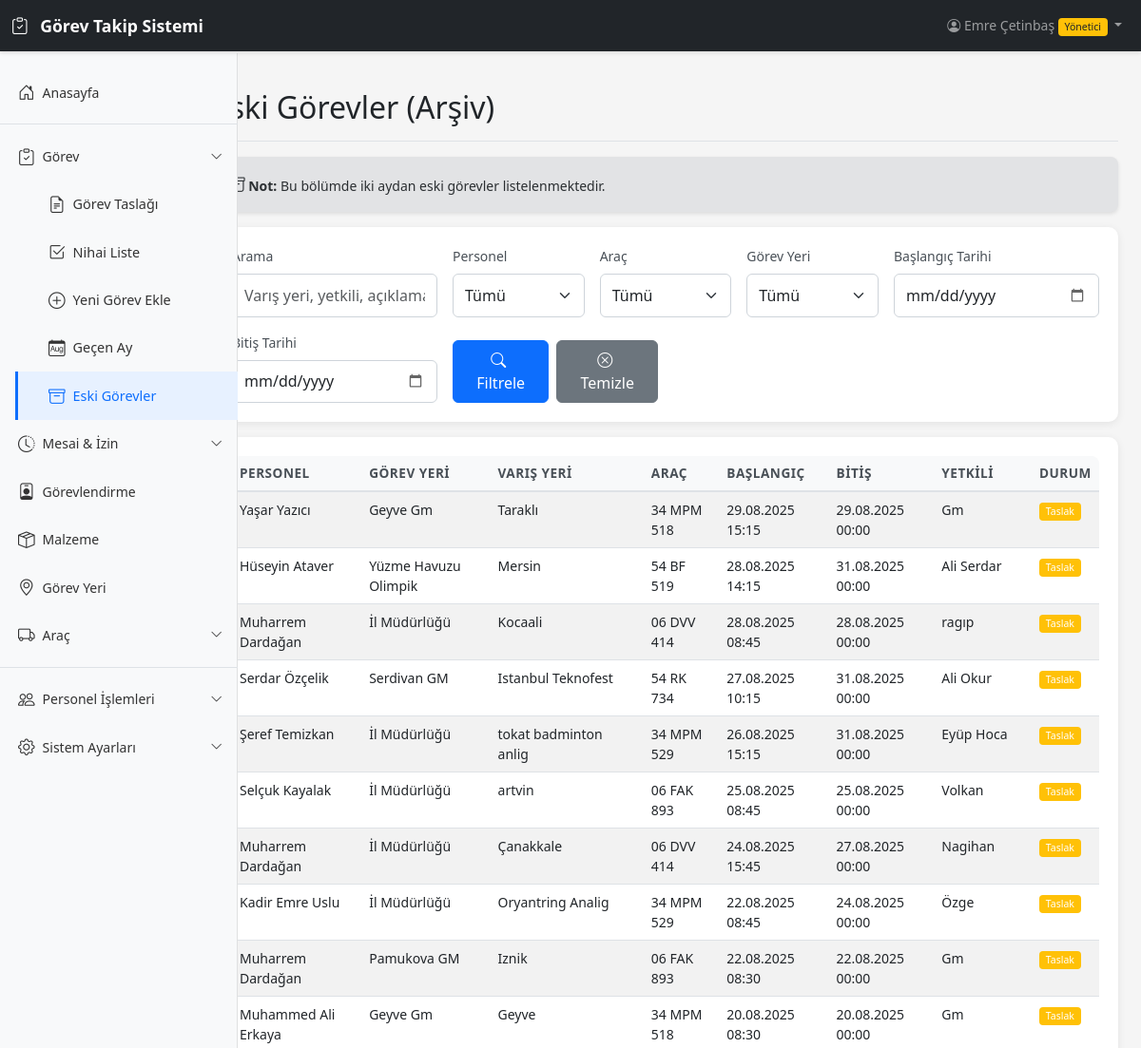
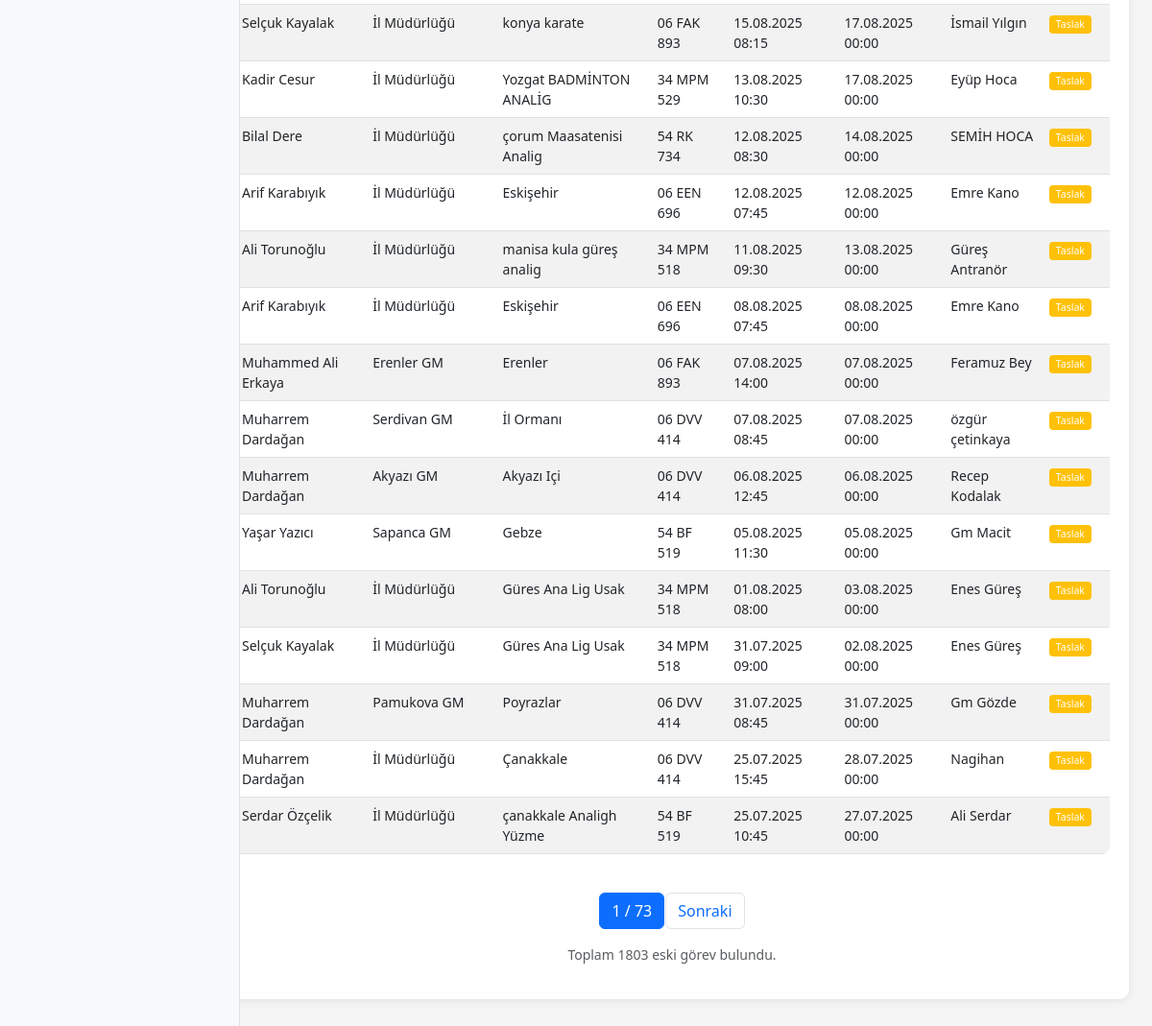
The app's page /gorev/eski/ (signed in) with its own data (2 pictures, top to bottom).
### core/models.py (models this page shows, shortened)
class Personel(AbstractBaseUser, PermissionsMixin):
    id = models.AutoField(primary_key=True)
    adsoyad = models.CharField(max_length=255, verbose_name='Ad Soyad')
    kullaniciadi = models.CharField(max_length=255, unique=True, verbose_name='Kullanıcı Adı')
    email = models.EmailField(blank=True, null=True, verbose_name='E-posta')
    yonetici = models.BooleanField(default=False, verbose_name='Yönetici')
    gg = models.BooleanField(default=False, verbose_name='Gizli Kullanıcı')
    girisizni = models.BooleanField(default=False, verbose_name='Giriş İzni Yok')
    is_active = models.BooleanField(default=True, verbose_name='Aktif')
    is_staff = models.BooleanField(default=False, verbose_name='Personel')
    kalanizin = models.IntegerField(default=0, verbose_name='Kalan İzin (Gün)')
    objects = PersonelManager()
    USERNAME_FIELD = 'kullaniciadi'
    REQUIRED_FIELDS = ['adsoyad']
    class Meta:
        db_table = 'sofor'
        verbose_name = 'Personel'
        verbose_name_plural = 'Personeller'
        indexes = [
            models.Index(fields=['kullaniciadi']),
        ]

class Gorev(models.Model):
    id = models.BigAutoField(primary_key=True)
    sofor = models.ForeignKey(
        Personel,
        on_delete=models.CASCADE,
        db_column='soforid',
        verbose_name='Personel'
    )
    yurt = models.ForeignKey(
        GorevYeri,
        on_delete=models.CASCADE,
        db_column='yurtid',
        verbose_name='Görev Yeri'
    )
    varisyeri = models.CharField(max_length=250, default='Düzenlenecek', verbose_name='Varış Yeri')
    arac = models.ForeignKey(
        Arac,
        on_delete=models.SET_NULL,
        null=True,
        blank=True,
        db_column='aracid',
        verbose_name='Araç'
    )
    bstarih = models.DateTimeField(verbose_name='Başlangıç Tarihi')
    bttarih = models.DateTimeField(null=True, blank=True, verbose_name='Bitiş Tarihi')
    yetkili = models.CharField(max_length=250, verbose_name='Yetkili')
    ilolur = models.CharField(max_length=50, blank=True, null=True, verbose_name='İl Olur')
    aciklama = models.TextField(blank=True, null=True, verbose_name='Açıklama')
    gizle = models.BooleanField(default=False, verbose_name='Gizle')
    durum = models.IntegerField(null=True, blank=True, verbose_name='Durum')
    aktarildi = models.IntegerField(default=0, verbose_name='Aktarıldı')
    class Meta:
        db_table = 'gorev'
        verbose_name = 'Görev'
        verbose_name_plural = 'Görevler'
        indexes = [
            models.Index(fields=['bstarih']),
            models.Index(fields=['bttarih']),
            models.Index(fields=['durum']),
            models.Index(fields=['gizle']),
        ]
        ordering = ['-bstarih']

class GorevYeri(models.Model):
    id = models.BigAutoField(primary_key=True)
    ad = models.CharField(max_length=255, verbose_name='Görev Yeri Adı')
    class Meta:
        db_table = 'yurt'
        verbose_name = 'Görev Yeri'
        verbose_name_plural = 'Görev Yerleri'
        indexes = [
            models.Index(fields=['ad']),
        ]

class Arac(models.Model):
    KATEGORI_CHOICES = [
        ('binek', 'Binek'),
        ('minubus', 'Minibüs'),
        ('otobus', 'Otobüs'),
        ('kamyonet', 'Kamyonet'),
        ('kamyon', 'Kamyon'),
    ]
    id = models.AutoField(primary_key=True)
    plaka = models.CharField(max_length=100, verbose_name='Plaka')
    kategori = models.CharField(max_length=20, choices=KATEGORI_CHOICES, verbose_name='Kategori')
    marka = models.CharField(max_length=100, verbose_name='Marka')
    zimmet = models.CharField(max_length=250, blank=True, verbose_name='Zimmet')
    yolcusayisi = models.CharField(max_length=10, blank=True, verbose_name='Yolcu Sayısı')
    muayene = models.DateTimeField(null=True, blank=True, verbose_name='Muayene Tarihi')
    muayenedurum = models.IntegerField(default=0, verbose_name='Muayene Durumu')
    sigorta = models.DateTimeField(null=True, blank=True, verbose_name='Sigorta Tarihi')
    egzoz = models.DateTimeField(null=True, blank=True, verbose_name='Egzoz Tarihi')
    gizle = models.BooleanField(default=False, verbose_name='Gizle')
    takip = models.BooleanField(default=False, verbose_name='Takip')
    arsiv = models.BooleanField(default=False, verbose_name='Arşiv')
    class Meta:
        db_table = 'arac'
        verbose_name = 'Araç'
        verbose_name_plural = 'Araçlar'
        indexes = [
            models.Index(fields=['plaka']),
            models.Index(fields=['kategori']),
            models.Index(fields=['arsiv']),
        ]

### core/views.py (the view, shortened to what this page needs)
# urls.py: path('gorev/eski/', views.eski_gorevler, name='eski_gorevler'),
@login_required(login_url='giris')
@check_giris_izni
def eski_gorevler(request):
    from core.models import Gorev
    from django.utils import timezone
    now = timezone.now()
    current_month_start = now.replace(day=1, hour=0, minute=0, second=0, microsecond=0)
    last_month_start = (current_month_start - relativedelta(months=1))
    gorevler = Gorev.objects.filter(
        gizle=False,
        bstarih__lt=last_month_start
    ).select_related('sofor', 'yurt', 'arac')
    if not request.user.yonetici:
        gorevler = gorevler.filter(sofor=request.user)
    search_query = request.GET.get('q', '')
    personel_filter = request.GET.get('personel', '')
    arac_filter = request.GET.get('arac', '')
    yurt_filter = request.GET.get('yurt', '')
    baslangic_tarih = request.GET.get('baslangic_tarih', '')
    bitis_tarih = request.GET.get('bitis_tarih', '')
    if personel_filter:
        gorevler = gorevler.filter(sofor_id=personel_filter)
    if arac_filter:
        gorevler = gorevler.filter(arac_id=arac_filter)
    if yurt_filter:
        gorevler = gorevler.filter(yurt_id=yurt_filter)
    if baslangic_tarih:
        gorevler = gorevler.filter(bstarih__gte=baslangic_tarih)
    if bitis_tarih:
        gorevler = gorevler.filter(bstarih__lte=bitis_tarih)
    gorevler = gorevler.order_by('-bstarih')
    paginator = Paginator(gorevler, 25)
    page = request.GET.get('page')
    try:
        gorevler_page = paginator.page(page)
    except PageNotAnInteger:
        gorevler_page = paginator.page(1)
    except EmptyPage:
        gorevler_page = paginator.page(paginator.num_pages)
    from core.models import Personel, Arac, GorevYeri
    personeller = Personel.objects.filter(is_active=True).order_by('adsoyad')
    araclar = Arac.objects.filter(gizle=False, arsiv=False).order_by('plaka')
    yurtlar = GorevYeri.objects.all().order_by('ad')
    context = {
        'gorevler': gorevler_page,
        'personeller': personeller,
        'araclar': araclar,
        'yurtlar': yurtlar,
        'search_query': search_query,
        'personel_filter': personel_filter,
        'arac_filter': arac_filter,
        'yurt_filter': yurt_filter,
        'baslangic_tarih': baslangic_tarih,
        'bitis_tarih': bitis_tarih,
    }
    return render(request, 'gorev/eski.html', context)

### templates/gorev/eski.html (shortened to what this page needs)
{% extends 'base.html' %}
{% block content %}
<div class="d-flex justify-content-between flex-wrap flex-md-nowrap align-items-center pt-3 pb-2 mb-3 border-bottom">
    <h1 class="h2">Eski Görevler (Arşiv)</h1>
</div>
<div class="alert alert-secondary">
    <strong>Not:</strong> Bu bölümde iki aydan eski görevler listelenmektedir.
</div>
<div class="card mb-3">
    <div class="card-body">
        <form method="get" class="row g-3">
            <div class="col-md-3">
                <label for="q" class="form-label">Arama</label>
                <input type="text" class="form-control" id="q" name="q" value="{{ search_query }}" placeholder="Varış yeri, yetkili, açıklama...">
            </div>
            <div class="col-md-2">
                <label for="personel" class="form-label">Personel</label>
                <select class="form-select" id="personel" name="personel">
                    <option value="">Tümü</option>
                </select>
            </div>
            <div class="col-md-2">
                <label for="arac" class="form-label">Araç</label>
                <select class="form-select" id="arac" name="arac">
                    <option value="">Tümü</option>
                </select>
            </div>
            <div class="col-md-2">
                <label for="yurt" class="form-label">Görev Yeri</label>
                <select class="form-select" id="yurt" name="yurt">
                    <option value="">Tümü</option>
                </select>
            </div>
            <div class="col-md-3">
                <label for="baslangic_tarih" class="form-label">Başlangıç Tarihi</label>
                <input type="date" class="form-control" id="baslangic_tarih" name="baslangic_tarih" value="{{ baslangic_tarih }}">
            </div>
            <div class="col-md-3">
                <label for="bitis_tarih" class="form-label">Bitiş Tarihi</label>
                <input type="date" class="form-control" id="bitis_tarih" name="bitis_tarih" value="{{ bitis_tarih }}">
            </div>
            <div class="col-md-3 d-flex align-items-end">
                <button type="submit" class="btn btn-primary me-2">
                    <i class="bi bi-search"></i> Filtrele
                </button>
                <a href="{% url 'eski_gorevler' %}" class="btn btn-secondary">
                    <i class="bi bi-x-circle"></i> Temizle
                </a>
            </div>
        </form>
    </div>
</div>
<div class="card">
    <div class="card-body">
        {% if gorevler %}
        <div class="table-responsive">
            <table class="table table-striped table-hover">
                <thead>
                    <tr>
                        <th>Personel</th>
                        <th>Görev Yeri</th>
                        <th>Varış Yeri</th>
                        <th>Araç</th>
                        <th>Başlangıç</th>
                        <th>Bitiş</th>
                        <th>Yetkili</th>
                        <th>Durum</th>
                    </tr>
                </thead>
                <tbody>
                    {% for gorev in gorevler %}
                    <tr>
                        <td>{{ gorev.sofor.adsoyad }}</td>
                        <td>{{ gorev.yurt.ad }}</td>
                        <td>{{ gorev.varisyeri }}</td>
                        <td>{{ gorev.arac.plaka|default:"-" }}</td>
                        <td>{{ gorev.bstarih|date:"d.m.Y H:i" }}</td>
                        <td>{{ gorev.bttarih|date:"d.m.Y H:i"|default:"-" }}</td>
                        <td>{{ gorev.yetkili }}</td>
                        <td>
                            {% if gorev.durum == 1 %}
                            <span class="badge bg-success">Tamamlandı</span>
                            {% else %}
                            <span class="badge bg-warning">Taslak</span>
                            {% endif %}
                        </td>
                    </tr>
                    {% endfor %}
                </tbody>
            </table>
        </div>
        {% if gorevler.has_other_pages %}
        <nav aria-label="Page navigation">
            <ul class="pagination justify-content-center">
                <li class="page-item active">
                    <span class="page-link">{{ gorevler.number }} / {{ gorevler.paginator.num_pages }}</span>
                </li>
                {% if gorevler.has_next %}
                <li class="page-item">
                    <a class="page-link" href="?page={{ gorevler.next_page_number }}">Sonraki</a>
                </li>
                {% endif %}
            </ul>
        </nav>
        {% endif %}
        <p class="text-muted text-center">Toplam {{ gorevler.paginator.count }} eski görev bulundu.</p>
        {% else %}
        <div class="alert alert-info">
            <i class="bi bi-info-circle"></i> Arşivde görev bulunmamaktadır.
        </div>
        {% endif %}
    </div>
</div>
{% endblock %}

### templates/partials/navbar.html (shortened to what this page needs)
{% load static %}
<nav class="navbar navbar-expand-lg navbar-dark bg-dark sticky-top">
    <div class="container-fluid">
        <a class="navbar-brand" href="{% url 'dashboard' %}">
            <i class="bi bi-clipboard-check"></i>
            Görev Takip Sistemi
        </a>
        <div class="collapse navbar-collapse" id="navbarNav">
            <ul class="navbar-nav ms-auto">
                <li class="nav-item dropdown">
                    <a class="nav-link dropdown-toggle" href="#" id="userDropdown" role="button" data-bs-toggle="dropdown" aria-expanded="false">
                        <i class="bi bi-person-circle"></i>
                        {{ user.adsoyad }}
                        {% if user.yonetici %}
                            <span class="badge bg-warning text-dark">Yönetici</span>
                        {% endif %}
                    </a>
                </li>
            </ul>
        </div>
    </div>
</nav>

### static/css/custom.css (style rules this page uses)
:root { --sidebar-width: 250px; --navbar-height: 56px; --primary-color: #0d6efd; --secondary-color: #6c757d; --success-color: #198754; --danger-color: #dc3545; --warning-color: #ffc107; --info-color: #0dcaf0; --dark-color: #212529; --light-color: #f8f9fa; }
body { font-family: 'Segoe UI', Tahoma, Geneva, Verdana, sans-serif; font-size: 14px; background-color: #f5f5f5; }
.navbar { box-shadow: 0 2px 4px rgba(0,0,0,.1); z-index: 1030; }
.navbar-brand { font-weight: 600; font-size: 1.1rem; }
.navbar-brand i { margin-right: 8px; }
.alert { border-radius: 8px; border: none; box-shadow: 0 2px 4px rgba(0,0,0,.1); }
.card { border: none; border-radius: 10px; box-shadow: 0 2px 8px rgba(0,0,0,.08); margin-bottom: 1.5rem; transition: transform 0.2s ease, box-shadow 0.2s ease; }
.card-body { padding: 1.25rem; }
.table { background-color: #fff; border-radius: 8px; overflow: hidden; }
.table thead th { background-color: #f8f9fa; border-bottom: 2px solid #dee2e6; font-weight: 600; text-transform: uppercase; font-size: 0.85rem; letter-spacing: 0.5px; color: #495057; }
.table tbody tr { transition: background-color 0.2s ease; }
.btn { border-radius: 6px; font-weight: 500; padding: 0.5rem 1rem; transition: all 0.2s ease; }
.btn i { margin-right: 5px; }
.btn-primary { background-color: var(--primary-color); border-color: var(--primary-color); }
.form-control, .form-select { border-radius: 6px; border: 1px solid #ced4da; padding: 0.6rem 0.75rem; transition: border-color 0.2s ease, box-shadow 0.2s ease; }
.form-label { font-weight: 500; margin-bottom: 0.5rem; color: #495057; }
.badge { padding: 0.4em 0.65em; font-weight: 500; border-radius: 4px; }
.pagination { margin-top: 1.5rem; }
.page-link { border-radius: 6px; margin: 0 2px; border: 1px solid #dee2e6; color: var(--primary-color); }
.page-item.active .page-link { background-color: var(--primary-color); border-color: var(--primary-color); }
input[type="date"], input[type="datetime-local"], input[type="time"] { position: relative; }

### records on screen
Personel: adsoyad "Emre Çetinbaş"
Gorev: sofor.adsoyad "Yaşar Yazıcı", yurt.ad "Geyve Gm", varisyeri "Taraklı", arac.plaka "34 MPM 518", bstarih "29.08.2025 15:15", bttarih "29.08.2025 00:00", yetkili "Gm", shows "Taslak"
Gorev: sofor.adsoyad "Hüseyin Ataver", yurt.ad "Yüzme Havuzu Olimpik", varisyeri "Mersin", arac.plaka "54 BF 519", bstarih "28.08.2025 14:15", bttarih "31.08.2025 00:00", yetkili "Ali Serdar", shows "Taslak"
Gorev: sofor.adsoyad "Muharrem Dardağan", yurt.ad "İl Müdürlüğü", varisyeri "Kocaali", arac.plaka "06 DVV 414", bstarih "28.08.2025 08:45", bttarih "28.08.2025 00:00", yetkili "ragıp", shows "Taslak"
Gorev: sofor.adsoyad "Serdar Özçelik", yurt.ad "Serdivan GM", varisyeri "Istanbul Teknofest", arac.plaka "54 RK 734", bstarih "27.08.2025 10:15", bttarih "31.08.2025 00:00", yetkili "Ali Okur", shows "Taslak"
Gorev: sofor.adsoyad "Şeref Temizkan", yurt.ad "İl Müdürlüğü", varisyeri "tokat badminton anlig", arac.plaka "34 MPM 529", bstarih "26.08.2025 15:15", bttarih "31.08.2025 00:00", yetkili "Eyüp Hoca", shows "Taslak"
Gorev: sofor.adsoyad "Selçuk Kayalak", yurt.ad "İl Müdürlüğü", varisyeri "artvin", arac.plaka "06 FAK 893", bstarih "25.08.2025 08:45", bttarih "25.08.2025 00:00", yetkili "Volkan", shows "Taslak"
Gorev: sofor.adsoyad "Muharrem Dardağan", yurt.ad "İl Müdürlüğü", varisyeri "Çanakkale", arac.plaka "06 DVV 414", bstarih "24.08.2025 15:45", bttarih "27.08.2025 00:00", yetkili "Nagihan", shows "Taslak"
Gorev: sofor.adsoyad "Kadir Emre Uslu", yurt.ad "İl Müdürlüğü", varisyeri "Oryantring Analig", arac.plaka "34 MPM 529", bstarih "22.08.2025 08:45", bttarih "24.08.2025 00:00", yetkili "Özge", shows "Taslak"
Gorev: sofor.adsoyad "Muharrem Dardağan", yurt.ad "Pamukova GM", varisyeri "Iznik", arac.plaka "06 FAK 893", bstarih "22.08.2025 08:30", bttarih "22.08.2025 00:00", yetkili "Gm", shows "Taslak"
Gorev: sofor.adsoyad "Muhammed Ali Erkaya", yurt.ad "Geyve Gm", varisyeri "Geyve", arac.plaka "34 MPM 518", bstarih "20.08.2025 08:30", bttarih "20.08.2025 00:00", yetkili "Gm", shows "Taslak"
Gorev: sofor.adsoyad "Selçuk Kayalak", yurt.ad "İl Müdürlüğü", varisyeri "konya karate", arac.plaka "06 FAK 893", bstarih "15.08.2025 08:15", bttarih "17.08.2025 00:00", yetkili "İsmail Yılgın", shows "Taslak"
Gorev: sofor.adsoyad "Kadir Cesur", yurt.ad "İl Müdürlüğü", varisyeri "Yozgat BADMİNTON ANALİG", arac.plaka "34 MPM 529", bstarih "13.08.2025 10:30", bttarih "17.08.2025 00:00", yetkili "Eyüp Hoca", shows "Taslak"
Gorev: sofor.adsoyad "Bilal Dere", yurt.ad "İl Müdürlüğü", varisyeri "çorum Maasatenisi Analig", arac.plaka "54 RK 734", bstarih "12.08.2025 08:30", bttarih "14.08.2025 00:00", yetkili "SEMİH HOCA", shows "Taslak"
Gorev: sofor.adsoyad "Arif Karabıyık", yurt.ad "İl Müdürlüğü", varisyeri "Eskişehir", arac.plaka "06 EEN 696", bstarih "12.08.2025 07:45", bttarih "12.08.2025 00:00", yetkili "Emre Kano", shows "Taslak"
Gorev: sofor.adsoyad "Ali Torunoğlu", yurt.ad "İl Müdürlüğü", varisyeri "manisa kula güreş analig", arac.plaka "34 MPM 518", bstarih "11.08.2025 09:30", bttarih "13.08.2025 00:00", yetkili "Güreş Antranör", shows "Taslak"
Gorev: sofor.adsoyad "Arif Karabıyık", yurt.ad "İl Müdürlüğü", varisyeri "Eskişehir", arac.plaka "06 EEN 696", bstarih "08.08.2025 07:45", bttarih "08.08.2025 00:00", yetkili "Emre Kano", shows "Taslak"
Gorev: sofor.adsoyad "Muhammed Ali Erkaya", yurt.ad "Erenler GM", varisyeri "Erenler", arac.plaka "06 FAK 893", bstarih "07.08.2025 14:00", bttarih "07.08.2025 00:00", yetkili "Feramuz Bey", shows "Taslak"
Gorev: sofor.adsoyad "Muharrem Dardağan", yurt.ad "Serdivan GM", varisyeri "İl Ormanı", arac.plaka "06 DVV 414", bstarih "07.08.2025 08:45", bttarih "07.08.2025 00:00", yetkili "özgür çetinkaya", shows "Taslak"
Gorev: sofor.adsoyad "Muharrem Dardağan", yurt.ad "Akyazı GM", varisyeri "Akyazı Içi", arac.plaka "06 DVV 414", bstarih "06.08.2025 12:45", bttarih "06.08.2025 00:00", yetkili "Recep Kodalak", shows "Taslak"
Gorev: sofor.adsoyad "Yaşar Yazıcı", yurt.ad "Sapanca GM", varisyeri "Gebze", arac.plaka "54 BF 519", bstarih "05.08.2025 11:30", bttarih "05.08.2025 00:00", yetkili "Gm Macit", shows "Taslak"
Gorev: sofor.adsoyad "Ali Torunoğlu", yurt.ad "İl Müdürlüğü", varisyeri "Güres Ana Lig Usak", arac.plaka "34 MPM 518", bstarih "01.08.2025 08:00", bttarih "03.08.2025 00:00", yetkili "Enes Güreş", shows "Taslak"
Gorev: sofor.adsoyad "Selçuk Kayalak", yurt.ad "İl Müdürlüğü", varisyeri "Güres Ana Lig Usak", arac.plaka "34 MPM 518", bstarih "31.07.2025 09:00", bttarih "02.08.2025 00:00", yetkili "Enes Güreş", shows "Taslak"
Gorev: sofor.adsoyad "Muharrem Dardağan", yurt.ad "Pamukova GM", varisyeri "Poyrazlar", arac.plaka "06 DVV 414", bstarih "31.07.2025 08:45", bttarih "31.07.2025 00:00", yetkili "Gm Gözde", shows "Taslak"
Gorev: sofor.adsoyad "Muharrem Dardağan", yurt.ad "İl Müdürlüğü", varisyeri "Çanakkale", arac.plaka "06 DVV 414", bstarih "25.07.2025 15:45", bttarih "28.07.2025 00:00", yetkili "Nagihan", shows "Taslak"
Gorev: sofor.adsoyad "Serdar Özçelik", yurt.ad "İl Müdürlüğü", varisyeri "çanakkale Analigh Yüzme", arac.plaka "54 BF 519", bstarih "25.07.2025 10:45", bttarih "27.07.2025 00:00", yetkili "Ali Serdar", shows "Taslak"

### other values on screen
{{ gorevler.number }} "1"
{{ gorevler.paginator.num_pages }} "73"
{{ gorevler.paginator.count }} "1803"
